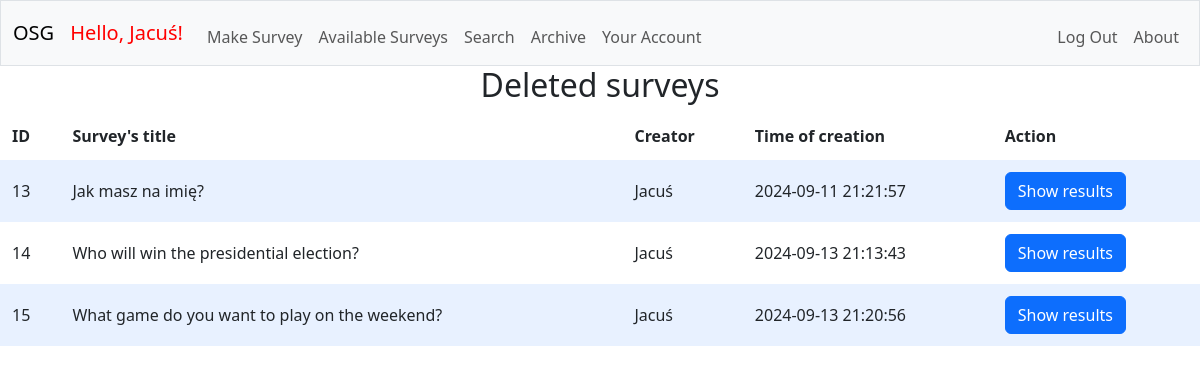
Page /archive (signed in) on the committed database.
### tables this page shows
CREATE TABLE users (id INTEGER PRIMARY KEY AUTOINCREMENT NOT NULL, username TEXT NOT NULL, hash TEXT NOT NULL);

CREATE TABLE surveys (id INTEGER PRIMARY KEY AUTOINCREMENT NOT NULL, creator TEXT NOT NULL, question TEXT NOT NULL, time DATETIME NOT NULL, status TEXT NOT NULL DEFAULT 'active', FOREIGN KEY (creator) REFERENCES users(id));

### app.py (the view)
@app.route("/archive")
@login_required
def archive():
    surveys = db.execute("SELECT surveys.id AS survey_id, surveys.question, surveys.time, users.username FROM surveys JOIN users ON users.id = surveys.creator WHERE status = 'deleted'")
    return render_template("archive.html", surveys=surveys)

### app.py (called while the page is built)
@app.after_request
def after_request(response):
    response.headers["Cache-Control"] = "no-cache, no-store, must-revalidate"
    response.headers["Expires"] = 0
    response.headers["Pragma"] = "no-cache"
    return response

### helpers.py (called while the page is built)
def login_required(f):
    @wraps(f) #keeps the attributes of the original function
    def decorated_function(*args, **kwargs):
        if session.get("user_id") is None:
            return redirect('/osurgen/login')
        return f(*args, **kwargs)
    return decorated_function

### templates/archive.html (shortened to what this page needs)
{% extends "layout.html" %}
{% block main %}
<h2 style="text-align: center";>Deleted surveys</h2>
<table>
    <thead>
        <tr>
            <th>ID</th>
            <th>Survey's title</th>
            <th>Creator</th>
            <th>Time of creation</th>
            <th>Action</th>
        </tr>
    </thead>
    <tbody>
        {% for survey in surveys %}
            <form action="/osurgen/handle_form" method="post">
                <tr>
                    <td>{{ survey['survey_id'] }}</td>
                    <td>{{ survey['question'] }}</td>
                    <td>{{ survey['username'] }}</td>
                    <td>{{ survey['time'] }}</td>
                    <td>
                        <button class="btn btn-primary" type="submit" name="action" value="results">Show results</button>
                    </td>
                </tr>
            </form>
        {% endfor %}
    </tbody>
</table>
{% endblock %}

### templates/layout.html (shortened to what this page needs)
<!DOCTYPE html>
<html lang="en">
<head>
    <link href="https://cdn.jsdelivr.net/npm/bootstrap@5.3.3/dist/css/bootstrap.min.css" rel="stylesheet">
    <link href="/osurgen/static/styles.css" rel="stylesheet">
</head>
<body>
  <nav class="bg-light border navbar navbar-expand-md navbar-light">
    <div class="container-fluid">
        <a class="navbar-brand" href="{{ url_for('index') }}"><span>OSG</span></a>
        {% if session["user_id"] %}
        <a class="navbar-brand" href="{{ url_for('account') }}"><span id="hello">Hello, {{ session["username"]  }}!</span></a>
        {% endif %}
        <div class="collapse navbar-collapse" id="navbar">
            {% if session["user_id"] %}
                <ul class="navbar-nav me-auto mt-2">
                    <li class="nav-item"><a class="nav-link" href="{{ url_for('generate') }}">Make Survey</a></li>
                    <li class="nav-item"><a class="nav-link" href="{{ url_for('surveys') }}">Available Surveys</a></li>
                    <li class="nav-item"><a class="nav-link" href="{{ url_for('search') }}">Search</a></li>
                    <li class="nav-item"><a class="nav-link" href="{{ url_for('archive') }}">Archive</a></li>
                    <li class="nav-item"><a class="nav-link" href="{{ url_for('account') }}">Your Account</a></li>
                </ul>
                <ul class="navbar-nav ms-auto mt-2">
                    <li class="nav-item"><a class="nav-link" href="{{ url_for('logout') }}">Log Out</a></li>
                    <li class="nav-item"><a class="nav-link" href="{{ url_for('about') }}">About</a></li>
                </ul>
            {% endif %}
        </div>
    </div>
</nav>
<main>
  {% block main %}{% endblock %}
</main>
</body>
</html>

### static/styles.css (style rules this page uses)
table { background-color: transparent; margin-bottom: 1rem; width: 100%; }
table th, table td { padding: 0.75rem; vertical-align: middle; }
tbody tr:nth-of-type(odd) { background-color: rgb(179, 208, 255, 0.3) }
#hello { color: red; }

### rows in the picture
users: username "Jacuś"
surveys: survey_id "13", question "Jak masz na imię?", username "Jacuś", time "2024-09-11 21:21:57"
surveys: survey_id "14", question "Who will win the presidential election?", username "Jacuś", time "2024-09-13 21:13:43"
surveys: survey_id "15", question "What game do you want to play on the weekend?", username "Jacuś", time "2024-09-13 21:20:56"
